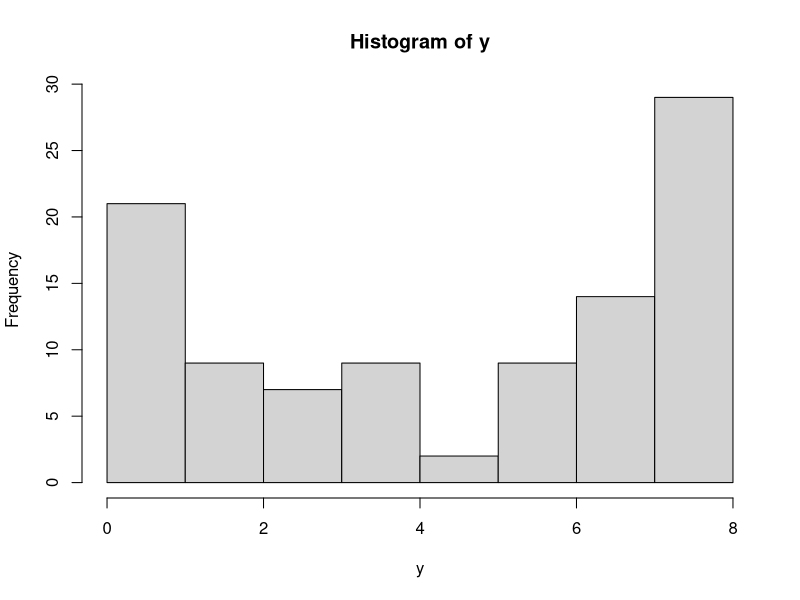

This figure's R source: (Note: this script raises an error after producing the figure.)
N<-100 #個体数
s<-3 #個体差の標準偏差
r<-rnorm(n = N, mean = 0, sd = s) #個体差パラメータ
beta<-1 #共通パラメータ
q<-1/(1+exp(-r-beta)) #各個体の種子の生存確率
y<-NULL
for(i in 1:N){
  y[i] <- rbinom(n = 1, size = 8, prob = q[i])
}
hist(y)
mean(y)
var(y)
# 二項分布より分散が大きい。

# 個体差を入れた階層モデルを考える。
d<-list(y=y,N=N)
fit<-stan(file = "green10.stan", data = d)
plot(fit)
